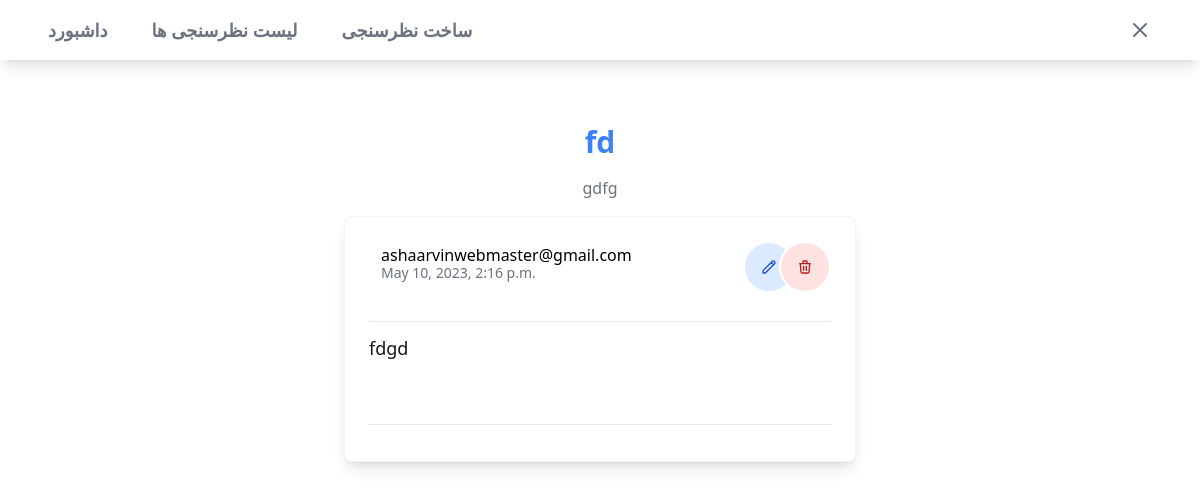
The page /dashboard/surveys/detail/result/5/ (signed in) on the database as committed earlier.
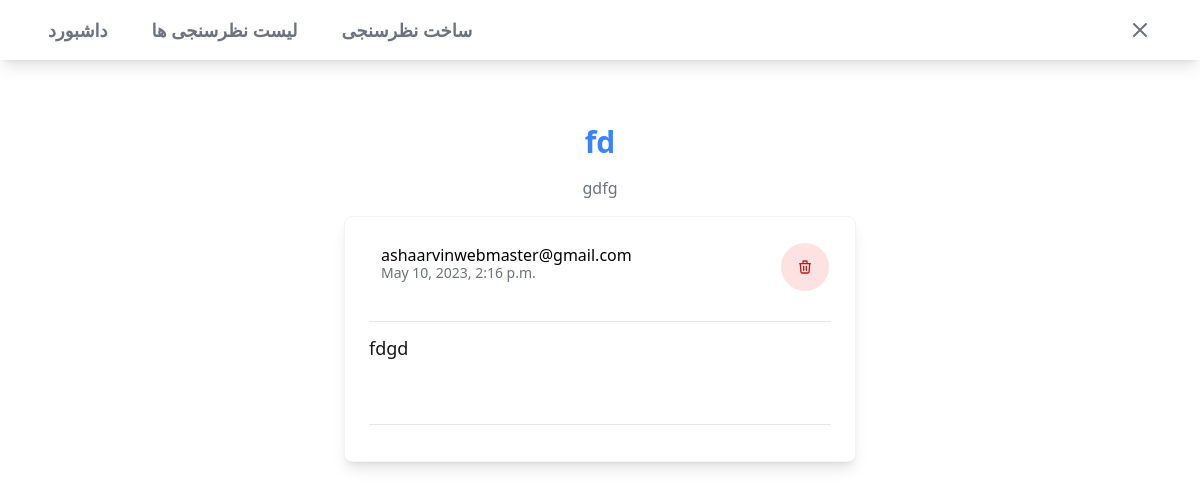
The same page on the database as committed later.
### surveys/views.py (the view)
# urls.py: path('detail/result/<int:pk>/', views.DetailResultSurveyView.as_view(), name='detail_result'),# نمایش نتیجه جوابی که کاربر به سوال نظر سنجی داده
class DetailResultSurveyView(ContextTitleMixin, DetailView):
    title_page = _("Survey Result")
    template_name = "surveys/detail_result.html"
    model = UserAnswer
    def get_context_data(self, **kwargs):
        context = super().get_context_data(**kwargs)
        context['object'] = self.get_object()
        context['on_detail'] = True
        return context
    def get_title_page(self):
        return self.get_object().survey.name
    def get_sub_title_page(self):
        return self.get_object().survey.description

### surveys/mixin.py (called while the page is built)
    def get_context_data(self, **kwargs):
        if 'form' not in kwargs:
            kwargs['title'] = self.get_title_page()
            kwargs['title_page'] = self.get_title_page()
            kwargs['sub_title_page'] = self.get_sub_title_page()
        return super().get_context_data(**kwargs)

### surveys/models.py (called while the page is built)
    @property
    def get_value(self):
        if self.question.type_field == TYPE_FIELD.rating:
            return create_star(active_star=int(self.value))
        elif self.question.type_field == TYPE_FIELD.url:
            return mark_safe(f'<a href="{self.value}" target="_blank">{self.value}</a>')
        elif self.question.type_field == TYPE_FIELD.radio or self.question.type_field == TYPE_FIELD.select or\
                self.question.type_field == TYPE_FIELD.multi_select:
            return self.value.strip().replace("_", " ").capitalize()
        else:
            return self.value

### surveys/templates/surveys/detail_result.html (shortened to what this page needs)
{% extends 'surveys/master.html' %}
{% load djf_survey_tags static %}
{% block extra_css %}
    <link rel="stylesheet" href="https://cdn.jsdelivr.net/npm/tw-elements/dist/css/index.min.css"/>
    <link rel="stylesheet" href="{% static 'surveys/css/rating.css' %}"/>
{% endblock %}
    {% block header_nav %}
        {% if request.user.is_authenticated %}
        {% include 'surveys/components/header_nav.html' %}
    {% endif %}
    {% endblock %}
{% block content %}
    <div class="max-w-screen-xl px-4 py-16 mx-auto sm:px-6 lg:px-8">
        <div class="max-w-lg mx-auto">
            <h1 class="text-2xl font-bold text-center text-blue-500 sm:text-3xl">{{ title_page }}</h1>
            <p class="max-w-md mx-auto mt-4 mb-4 text-center text-gray-500">
                {{ sub_title_page }}
            </p>
            {% include 'surveys/components/card_list_answer.html' %}
        </div>
    </div>
{% endblock %}

Rows that differ between the two databases and show on the page:
changed Survey "fd": editable True → False (drawn)
